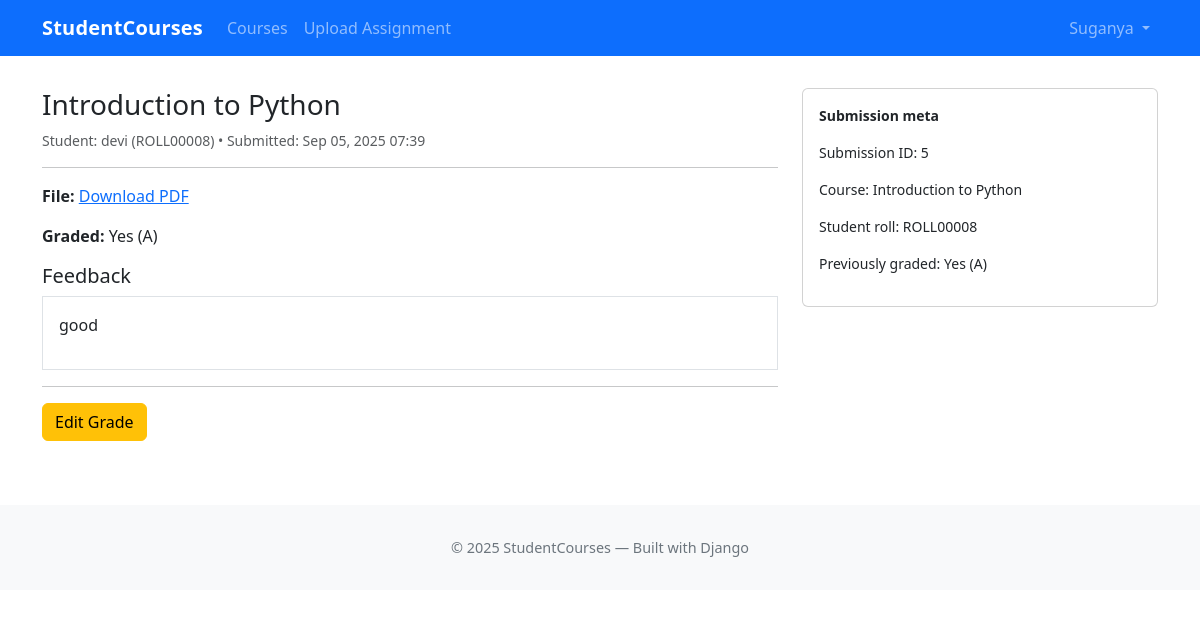
The page /submission/5/ (signed in) on the database its author committed.
### courses/models.py (models this page shows, shortened)
class AssignmentSubmission(models.Model):
    student = models.ForeignKey(StudentProfile, on_delete=models.CASCADE, related_name='submissions')
    course = models.ForeignKey(Course, on_delete=models.CASCADE, related_name='submissions')
    file = models.FileField(
        upload_to='assignments/%Y/%m/%d/',
        validators=[FileExtensionValidator(['pdf'])],
        help_text='Upload PDF file only'
    )
    submitted_at = models.DateTimeField(default=timezone.now)
    graded = models.BooleanField(default=False)
    grade = models.CharField(max_length=10, blank=True, null=True)
    feedback = models.TextField(blank=True)
    graded_by = models.ForeignKey(settings.AUTH_USER_MODEL, on_delete=models.SET_NULL, null=True, blank=True, related_name='graded_submissions')
    graded_at = models.DateTimeField(null=True, blank=True)
    class Meta:
        ordering = ['-submitted_at']

class Course(models.Model):
    DEPARTMENTS = [
        ('CS', 'Computer Science'),
        ('AI', 'Artificial Intelligence'),
        ('FIN', 'Finance'),
        ('MKT', 'Marketing'),
        ('MGMT', 'Management'),
        ('IT', 'Information Technology'),
    ]
    title = models.CharField(max_length=200)
    instructor = models.ForeignKey(
        settings.AUTH_USER_MODEL,
        on_delete=models.SET_NULL,
        null=True, blank=True,
        limit_choices_to={'is_staff': True},
        related_name='courses_taught'
    )
    description = models.TextField(blank=True)
    department = models.CharField(max_length=50, choices=DEPARTMENTS, blank=True)

class StudentProfile(models.Model):
    user = models.OneToOneField(settings.AUTH_USER_MODEL, on_delete=models.CASCADE, related_name='studentprofile')
    roll_number = models.CharField(max_length=50, unique=True)
    def __str__(self):
        name = self.user.get_full_name() or self.user.username
        return f"{name} ({self.roll_number})"

### courses/views.py (the view)
# urls.py: path('submission/<int:pk>/', views.SubmissionDetailView.as_view(), name='submission_detail'),
class SubmissionDetailView(LoginRequiredMixin, DetailView):
    model = AssignmentSubmission
    template_name = 'courses/submission_detail.html'
    context_object_name = 'submission'
    def dispatch(self, request, *args, **kwargs):
        self.object = self.get_object()
        user = request.user
        is_owner = hasattr(user, 'studentprofile') and (self.object.student == getattr(user, 'studentprofile', None))
        is_course_instructor = (self.object.course.instructor_id == user.id)
        if user.is_superuser or user.is_staff or is_owner or is_course_instructor:
            return super().dispatch(request, *args, **kwargs)
        messages.error(request, "You do not have permission to view this submission.")
        return redirect('courses:list')
    def get_context_data(self, **kwargs):
        ctx = super().get_context_data(**kwargs)
        user = self.request.user
        ctx['can_grade'] = user.is_superuser or user.is_staff or (self.object.course.instructor_id == user.id)
        return ctx

### courses/templates/courses/submission_detail.html (shortened to what this page needs)
{% extends "base.html" %}
{% block content %}
<div class="row mt-3">
  <div class="col-md-8">
    <h3>{{ submission.course.title }}</h3>
    <p class="small text-muted">Student: {{ submission.student }} • Submitted: {{ submission.submitted_at|date:"M d, Y H:i" }}</p>
    <hr>
    <p><strong>File:</strong>
      {% if submission.file %}
        <a href="{{ submission.file.url }}" target="_blank">Download PDF</a>
      {% else %}
        <span class="text-muted">No file attached.</span>
      {% endif %}
    </p>
    <p><strong>Graded:</strong> {% if submission.graded %}Yes ({{ submission.grade }}){% else %}No{% endif %}</p>
    {% if submission.feedback %}
      <div class="mt-3">
        <h5>Feedback</h5>
        <div class="border p-3">{{ submission.feedback|linebreaks }}</div>
      </div>
    {% endif %}
    {% if can_grade %}
      <hr>
      <div class="mt-3">
        <button class="btn btn-warning mb-3" type="button" data-bs-toggle="collapse" data-bs-target="#gradeForm" aria-expanded="false" aria-controls="gradeForm">
          {% if submission.graded %}Edit Grade{% else %}Grade Submission{% endif %}
        </button>
      </div>
    {% endif %}
  </div>
  <div class="col-md-4">
    <div class="card">
      <div class="card-body">
        <p class="small"><strong>Submission meta</strong></p>
        <p class="small">Submission ID: {{ submission.pk }}</p>
        <p class="small">Course: {{ submission.course.title }}</p>
        <p class="small">Student roll: {{ submission.student.roll_number }}</p>
        <p class="small">Previously graded: {% if submission.graded %}Yes ({{ submission.grade }}){% else %}No{% endif %}</p>
      </div>
    </div>
  </div>
</div>
{% endblock %}

### courses/templates/base.html (shortened to what this page needs)
<!doctype html>
<html lang="en">
  <head>
    <link href="https://cdn.jsdelivr.net/npm/bootstrap@5.3.2/dist/css/bootstrap.min.css" rel="stylesheet">
  </head>
  <body>
    <nav class="navbar navbar-expand-lg navbar-dark bg-primary fixed-top">
      <div class="container">
        <a class="navbar-brand nav-brand" href="{% url 'courses:list' %}">StudentCourses</a>
        <div class="collapse navbar-collapse" id="mainNav">
          <ul class="navbar-nav me-auto mb-2 mb-lg-0">
            <li class="nav-item"><a class="nav-link" href="{% url 'courses:list' %}">Courses</a></li>
            {% if user.is_authenticated %}
              <li class="nav-item"><a class="nav-link" href="{% url 'courses:upload_assignment' %}">Upload Assignment</a></li>
            {% endif %}
          </ul>
          <ul class="navbar-nav ms-auto">
            {% if user.is_authenticated %}
              <li class="nav-item dropdown">
                <a class="nav-link dropdown-toggle" href="#" id="userMenu" role="button" data-bs-toggle="dropdown">
                  {% if user.get_full_name %}{{ user.get_full_name }}{% else %}{{ user.username }}{% endif %}
                </a>
              </li>
            {% else %}
              <li class="nav-item"><a class="nav-link" href="{% url 'login' %}">Login</a></li>
              <li class="nav-item"><a class="nav-link" href="{% url 'register' %}">Register</a></li>
            {% endif %}
          </ul>
        </div>
      </div>
    </nav>
    <main class="container">
      {% block content %}{% endblock %}
    </main>
    <footer class="footer mt-5 bg-light">
      <div class="container text-center">
        <div>© {% now "Y" %} StudentCourses — Built with Django</div>
      </div>
    </footer>
  </body>
</html>

### courses/templates/base.html (style rules this page uses)
body { padding-top: 72px; }
.nav-brand { font-weight: 700; letter-spacing: .2px; }
.footer { padding: 2rem 0; color: #6c757d; font-size: .9rem; }

### rows shown on the page
AssignmentSubmission: course "Introduction to Python", student "devi (ROLL00008)", submitted_at "Sep 05, 2025 07:39", grade "A", feedback "good", pk "5", student.roll_number "ROLL00008"

### other values the page prints
{{ user.username }} "Suganya"
